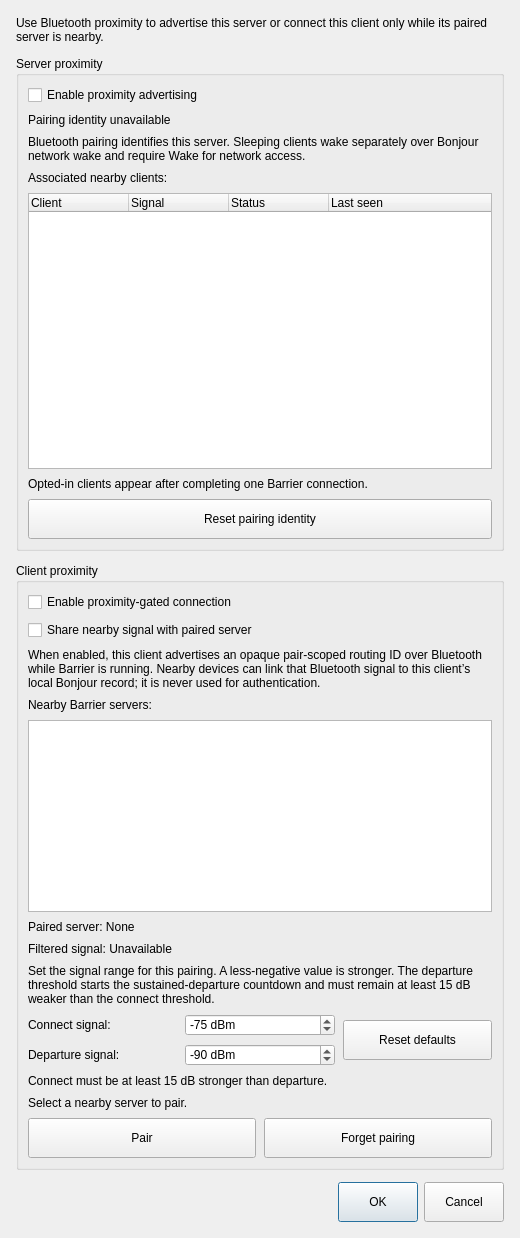
<?xml version="1.0" encoding="UTF-8"?>
<ui version="4.0">
 <class>ProximitySettingsDialogBase</class>
 <widget class="QDialog" name="ProximitySettingsDialogBase">
  <property name="minimumSize">
   <size><width>520</width><height>660</height></size>
  </property>
  <property name="windowTitle"><string>Proximity</string></property>
  <property name="styleSheet"><string notr="true">QPushButton { min-height: 32px; }</string></property>
  <layout class="QVBoxLayout" name="verticalLayout">
   <property name="spacing"><number>12</number></property>
   <property name="leftMargin"><number>16</number></property>
   <property name="topMargin"><number>16</number></property>
   <property name="rightMargin"><number>16</number></property>
   <property name="bottomMargin"><number>16</number></property>
   <item>
    <widget class="QLabel" name="introLabel">
     <property name="text"><string>Use Bluetooth proximity to advertise this server or connect this client only while its paired server is nearby.</string></property>
     <property name="wordWrap"><bool>true</bool></property>
    </widget>
   </item>
   <item>
    <widget class="QGroupBox" name="serverGroup">
     <property name="title"><string>Server proximity</string></property>
     <layout class="QVBoxLayout" name="serverLayout">
      <property name="spacing"><number>8</number></property>
      <item><widget class="QCheckBox" name="advertisingCheckBox"><property name="text"><string>Enable proximity advertising</string></property><property name="minimumHeight"><number>32</number></property></widget></item>
      <item><widget class="QLabel" name="serverIdentityStatusLabel"><property name="text"><string>Pairing identity unavailable</string></property><property name="wordWrap"><bool>true</bool></property></widget></item>
      <item><widget class="QLabel" name="wakeInfoLabel"><property name="text"><string>Bluetooth pairing identifies this server. Sleeping clients wake separately over Bonjour network wake and require Wake for network access.</string></property><property name="wordWrap"><bool>true</bool></property><property name="minimumHeight"><number>40</number></property></widget></item>
      <item><widget class="QLabel" name="nearbyClientsLabel"><property name="text"><string>Associated nearby clients:</string></property><property name="buddy"><cstring>nearbyClientsTree</cstring></property></widget></item>
      <item><widget class="QTreeWidget" name="nearbyClientsTree"><property name="accessibleName"><string>Associated nearby clients and signal strength</string></property><property name="minimumHeight"><number>160</number></property><property name="rootIsDecorated"><bool>false</bool></property><property name="alternatingRowColors"><bool>true</bool></property><column><property name="text"><string>Client</string></property></column><column><property name="text"><string>Signal</string></property></column><column><property name="text"><string>Status</string></property></column><column><property name="text"><string>Last seen</string></property></column></widget></item>
      <item><widget class="QLabel" name="clientPresenceStatusLabel"><property name="text"><string>Opted-in clients appear after completing one Barrier connection.</string></property><property name="wordWrap"><bool>true</bool></property><property name="minimumHeight"><number>40</number></property></widget></item>
      <item><widget class="QPushButton" name="resetIdentityButton"><property name="text"><string>Reset pairing identity</string></property><property name="minimumHeight"><number>32</number></property></widget></item>
     </layout>
    </widget>
   </item>
   <item>
    <widget class="QGroupBox" name="clientGroup">
     <property name="title"><string>Client proximity</string></property>
     <layout class="QVBoxLayout" name="clientLayout">
      <property name="spacing"><number>8</number></property>
      <item><widget class="QCheckBox" name="gatingCheckBox"><property name="text"><string>Enable proximity-gated connection</string></property><property name="minimumHeight"><number>32</number></property></widget></item>
      <item><widget class="QCheckBox" name="signalSharingCheckBox"><property name="text"><string>Share nearby signal with paired server</string></property><property name="minimumHeight"><number>32</number></property></widget></item>
      <item><widget class="QLabel" name="signalSharingInfoLabel"><property name="text"><string>When enabled, this client advertises an opaque pair-scoped routing ID over Bluetooth while Barrier is running. Nearby devices can link that Bluetooth signal to this client’s local Bonjour record; it is never used for authentication.</string></property><property name="wordWrap"><bool>true</bool></property><property name="minimumHeight"><number>80</number></property></widget></item>
      <item><widget class="QLabel" name="nearbyServersLabel"><property name="text"><string>Nearby Barrier servers:</string></property><property name="buddy"><cstring>nearbyServersList</cstring></property></widget></item>
      <item><widget class="QListWidget" name="nearbyServersList"><property name="accessibleName"><string>Nearby Barrier servers</string></property><property name="minimumHeight"><number>96</number></property></widget></item>
      <item><widget class="QLabel" name="pairedServerLabel"><property name="text"><string>Paired server: None</string></property><property name="wordWrap"><bool>true</bool></property><property name="minimumHeight"><number>20</number></property></widget></item>
      <item><widget class="QLabel" name="filteredRssiLabel"><property name="text"><string>Filtered signal: Unavailable</string></property><property name="wordWrap"><bool>true</bool></property><property name="minimumHeight"><number>20</number></property></widget></item>
      <item><widget class="QLabel" name="thresholdHelpLabel"><property name="text"><string>Set the signal range for this pairing. A less-negative value is stronger. The departure threshold starts the sustained-departure countdown and must remain at least 15 dB weaker than the connect threshold.</string></property><property name="wordWrap"><bool>true</bool></property><property name="minimumHeight"><number>80</number></property></widget></item>
      <item>
       <layout class="QGridLayout" name="thresholdGridLayout">
        <property name="horizontalSpacing"><number>8</number></property>
        <property name="verticalSpacing"><number>8</number></property>
        <item row="0" column="0"><widget class="QLabel" name="connectDbmLabel"><property name="text"><string>Connect signal:</string></property><property name="buddy"><cstring>connectDbmSpinBox</cstring></property></widget></item>
        <item row="0" column="1"><widget class="QSpinBox" name="connectDbmSpinBox"><property name="accessibleName"><string>Connect signal threshold</string></property><property name="minimum"><number>-100</number></property><property name="maximum"><number>-30</number></property><property name="value"><number>-75</number></property><property name="suffix"><string> dBm</string></property><property name="minimumHeight"><number>32</number></property></widget></item>
        <item row="1" column="0"><widget class="QLabel" name="departureDbmLabel"><property name="text"><string>Departure signal:</string></property><property name="buddy"><cstring>departureDbmSpinBox</cstring></property></widget></item>
        <item row="1" column="1"><widget class="QSpinBox" name="departureDbmSpinBox"><property name="accessibleName"><string>Departure signal threshold</string></property><property name="minimum"><number>-100</number></property><property name="maximum"><number>-30</number></property><property name="value"><number>-90</number></property><property name="suffix"><string> dBm</string></property><property name="minimumHeight"><number>32</number></property></widget></item>
        <item row="0" column="2" rowspan="2"><widget class="QPushButton" name="resetThresholdsButton"><property name="text"><string>Reset defaults</string></property><property name="minimumHeight"><number>32</number></property></widget></item>
       </layout>
      </item>
      <item><widget class="QLabel" name="thresholdValidationLabel"><property name="text"><string>Connect must be at least 15 dB stronger than departure.</string></property><property name="wordWrap"><bool>true</bool></property><property name="minimumHeight"><number>20</number></property></widget></item>
      <item><widget class="QLabel" name="pairingStatusLabel"><property name="text"><string>Select a nearby server to pair.</string></property><property name="wordWrap"><bool>true</bool></property><property name="minimumHeight"><number>20</number></property></widget></item>
      <item>
       <layout class="QHBoxLayout" name="clientButtonsLayout">
        <property name="spacing"><number>8</number></property>
        <item><widget class="QPushButton" name="pairButton"><property name="text"><string>Pair</string></property><property name="minimumHeight"><number>32</number></property></widget></item>
        <item><widget class="QPushButton" name="forgetButton"><property name="text"><string>Forget pairing</string></property><property name="minimumHeight"><number>32</number></property></widget></item>
       </layout>
      </item>
     </layout>
    </widget>
   </item>
   <item>
    <widget class="QDialogButtonBox" name="buttonBox">
     <property name="standardButtons"><set>QDialogButtonBox::Cancel|QDialogButtonBox::Ok</set></property>
    </widget>
   </item>
  </layout>
 </widget>
 <tabstops>
  <tabstop>advertisingCheckBox</tabstop>
  <tabstop>nearbyClientsTree</tabstop>
  <tabstop>resetIdentityButton</tabstop>
  <tabstop>gatingCheckBox</tabstop>
  <tabstop>signalSharingCheckBox</tabstop>
  <tabstop>nearbyServersList</tabstop>
  <tabstop>connectDbmSpinBox</tabstop>
  <tabstop>departureDbmSpinBox</tabstop>
  <tabstop>resetThresholdsButton</tabstop>
  <tabstop>pairButton</tabstop>
  <tabstop>forgetButton</tabstop>
 </tabstops>
 <resources/>
 <connections/>
</ui>
